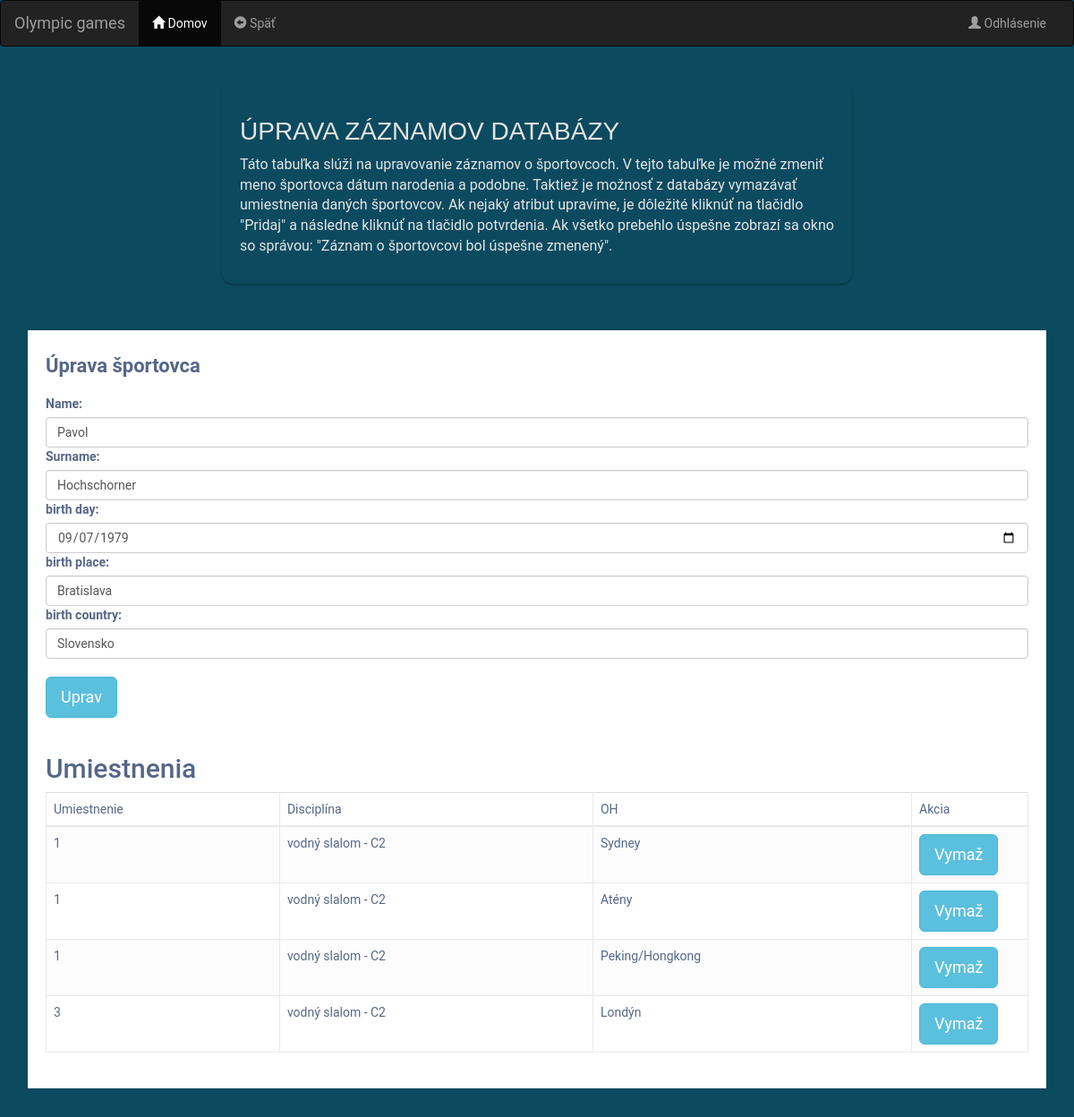
/editPerson.php?id=2, run on the app's committed database.
### tables this page shows
CREATE TABLE `person` (
  `id` int UNSIGNED NOT NULL,
  `name` varchar(100) NOT NULL,
  `surname` varchar(100) NOT NULL,
  `birth_day` date NOT NULL,
  `birth_place` varchar(100) NOT NULL,
  `birth_country` varchar(100) NOT NULL,
  `death_day` date DEFAULT NULL,
  `death_place` varchar(100) DEFAULT NULL,
  `death_country` varchar(100) DEFAULT NULL
);

CREATE TABLE `placement` (
  `id` int UNSIGNED NOT NULL,
  `person_id` int UNSIGNED NOT NULL,
  `game_id` int UNSIGNED NOT NULL,
  `placing` smallint UNSIGNED NOT NULL,
  `discipline` varchar(200) NOT NULL
);

CREATE TABLE `game` (
  `id` int UNSIGNED NOT NULL,
  `type` varchar(10) NOT NULL,
  `year` smallint NOT NULL,
  `game_order` tinyint UNSIGNED NOT NULL,
  `city` varchar(100) NOT NULL,
  `country` varchar(100) NOT NULL
);

### editPerson.php (the view, shortened to what this page needs)
<?php
try {
    $db = new PDO("mysql:host=$hostname;dbname=$dbname", $username, $password);
    $db->setAttribute(PDO::ATTR_ERRMODE, PDO::ERRMODE_EXCEPTION);
    $query = "SELECT * FROM person where id=?";
    $stmt = $db->prepare($query);
    $stmt->execute([$_GET['id']]);
    $person = $stmt->fetch(PDO::FETCH_ASSOC);
    $query = "select placement.*, game.city from placement join game on placement.game_id = game.id where placement.person_id=?";
    $stmt = $db->prepare($query);
    $stmt->execute([$_GET['id']]);
    $placements = $stmt->fetchAll(PDO::FETCH_ASSOC);
} catch (PDOException $e) {
    echo "Connection failed: " . $e->getMessage();
}
try {
  $db1 = new PDO("mysql:host=$hostname;dbname=$dbname", $username, $password);
  $db1->setAttribute(PDO::ATTR_ERRMODE, PDO::ERRMODE_EXCEPTION);
  $query1 = "SELECT * FROM person where id=?";;
  $stmt1 = $db1->prepare($query1);
  $stmt1->execute([$_GET['id']]);
  $persons1 = $stmt1->fetchAll(PDO::FETCH_ASSOC);
} catch (PDOException $e) {
  echo "Connection failed: " . $e->getMessage();
}
?>
<!DOCTYPE html>
<html lang="en">
<head>
<link rel="stylesheet" href="https://maxcdn.bootstrapcdn.com/font-awesome/4.7.0/css/font-awesome.min.css">
<link rel="stylesheet" href="https://maxcdn.bootstrapcdn.com/bootstrap/3.3.7/css/bootstrap.min.css">
<link rel="stylesheet" href="styl.css">
<nav class="navbar navbar-inverse">
  <div class="container-fluid">
    <div class="navbar-header">
      <a class="navbar-brand" href="#">Olympic games</a>
    </div>
    <div class="collapse navbar-collapse" id="myNavbar">
      <ul class="nav navbar-nav">
        <li class="active"><a href="index.php"><span class="glyphicon glyphicon-home"></span> Domov</a></li>
        <li><a href="restricted.php"><span class="glyphicon glyphicon-circle-arrow-left"></span> Späť</a></li>
      </ul>
      <ul class="nav navbar-nav navbar-right">
        <li><a href="logout.php"><span class="glyphicon glyphicon-user"></span> Odhlásenie</a></li>
      </ul>
    </div>
  </div>
</nav>
</head>
<body>
  <section class="karty">
    <div class="column card-style">
      <div class="card-text">
        <h3>Úprava záznamov databázy</h3>
        <p class="ellipsis">
          Táto tabuľka slúži na upravovanie záznamov o športovcoch. V tejto tabuľke je možné zmeniť meno športovca dátum narodenia a podobne. Taktiež je možnosť z databázy
          vymazávať umiestnenia daných športovcov. Ak nejaký atribut upravíme, je dôležité kliknúť na tlačidlo "Pridaj" a následne kliknúť na tlačidlo potvrdenia. Ak všetko prebehlo
          úspešne zobrazí sa okno so správou: "Záznam o športovcovi bol úspešne zmenený".
        </p>
      </div>
    </div>
  </section>
    <div class="container-md">
<div class="container">
        <div class="table-responsive">
            <div class="table-wrapper">
                <div class="table-title">
                    <div class="row">
                        <div class="col-sm-8"><h2><b>Úprava športovca</b></h2></div>
                        <div class="col-sm-4">
                        <div class="col-sm-4">
                        </div>
                        </div>
                    </div>
                </div>
        <form action="#" id="alert" method="post">
            <div class="mb-3">
                <label for="InputName" class="form-label">Name:</label>
                <input type="text" name="name" class="form-control" id="InputName" value="<?php echo $person['name']; ?>" required>
            </div>
            <div class="mb-3">
                <label for="InputSurname" class="form-label">Surname:</label>
                <input type="text" name="surname" class="form-control" id="InputSurname" value="<?php echo $person['surname']; ?>" required>
            </div>
            <div class="mb-3">
                <label for="InputDate" class="form-label">birth day:</label>
                <input type="date" name="birth_day" class="form-control" id="InputDate" value="<?php echo $person['birth_day']; ?>" required>
            </div>
            <div class="mb-3">
                <label for="InputbrPlace" class="form-label">birth place:</label>
                <input type="text" name="birth_place" class="form-control" id="InputBrPlace" value="<?php echo $person['birth_place']; ?>" required>
            </div>
            <div class="mb-3">
                <label for="InputBrCountry" class="form-label">birth country:</label>
                <input type="text" name="birth_country" class="form-control" id="InputBrCountry" value="<?php echo $person['birth_country']; ?>" required>
            </div>
            <br>
            <button   type="submit"  class="btn btn-info btn-lg">Uprav</button>
        </form>
<br>
        <h2>Umiestnenia</h2>
        <table id ="myTable" class="table table-striped table-hover table-bordered">
            <thead>
                <tr>
                    <td>Umiestnenie</td>
                    <td>Disciplína</td>
                    <td>OH</td>
                    <td>Akcia</td>
                </tr>
            </thead>
            <tbody>
                <?php
                foreach ($placements as $placement) {
                    echo '<tr><td>' . $placement['placing'] . '</td><td>' . $placement['discipline'] . '</td><td>' . $placement['city'] . '</td><td>';
                    echo '<form action="#" id="alert1" method="post"><input type="hidden" name="del_placement_id" value="' . $placement['id'] . '"><button type="submit" class="btn btn-info btn-lg">Vymaž</button></form>';
                    echo '</td></tr>';
                }
                ?>
    </div>
</body>
</html>

### styl.css (style rules this page uses)
body { color: #566787; background-color: #0C4A60 ; font-family: 'Roboto', sans-serif; }
.table-responsive { margin: 30px 0; }
.table-wrapper { width:100%; min-width: 500px; background: #fff; padding: 20px; box-shadow: 0 1px 1px rgba(0,0,0,0.8); }
.table-title { padding-bottom: 10px; margin: 0 0 10px; }
.table-title h2 { margin: 8px 0 0; font-size: 22px; }
table.table tr th, table.table tr td { border-color: #e9e9e9; }
table.table-striped tbody tr:nth-of-type(odd) { background-color: #fcfcfc; }
table.table td:last-child { width: 130px; }
.container { padding: 2px 16px; }

### editPerson.php (style rules this page uses)
body { background-color: #0C4A60 ; ; color: #566787; font-family: 'Roboto', sans-serif; }
section { display: flex; flex-flow: row wrap; margin-left: 19%; margin-right: 19%; }
P { overflow: hidden; text-overflow: ellipsis; font-size: 16px; }
H3 { font-family: "IBM Plex Sans", sans-serif; font-weight: 100; text-transform: uppercase; font-size: 28px; }
.column { box-sizing: border-box; flex: 1 100%; justify-content: space-evenly; margin: 20px; }
.card-style { border-radius: 12px; border-image-slice: 1; box-shadow: 0px 1px 2px 0px rgba(0, 0, 0, 0.4); transition: all 0.25s linear; }
.card-text { padding: 20px; }
.karty { color: #e5e4e2 ; }

### data on the page
person: name "Pavol", surname "Hochschorner", birth_day "09/07/1979", birth_place "Bratislava", birth_country "Slovensko"
placement: placing "1", discipline "vodný slalom - C2", game.city "Sydney"
placement: placing "1", discipline "vodný slalom - C2", game.city "Atény"
placement: placing "1", discipline "vodný slalom - C2", game.city "Peking/Hongkong"
placement: placing "3", discipline "vodný slalom - C2", game.city "Londýn"
